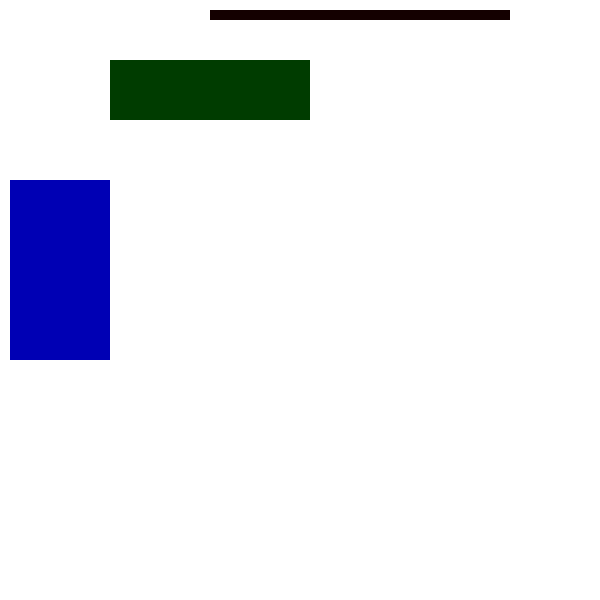
Frame 1 (no input)
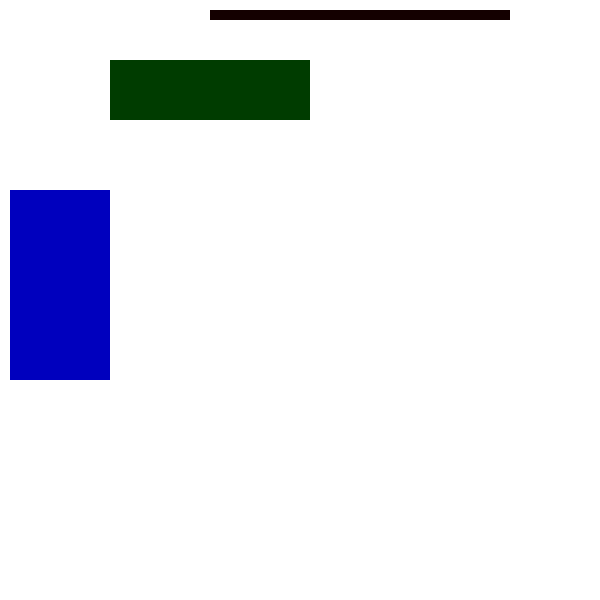
Frame 60 (the mouse pressed at the canvas centre just before this capture)
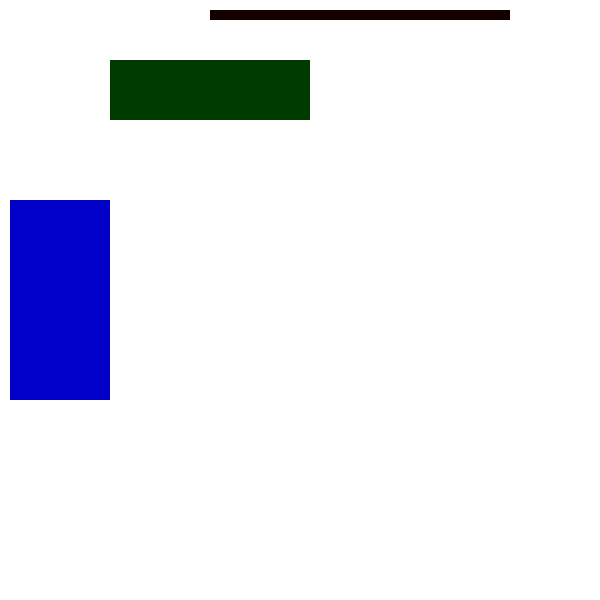
Frame 120 (the mouse held since frame 60 and released just before this capture)

The Processing sketch that drew these frames (run headless with seeded random() and noise(); from frame 60 on, the mouse is pressed at the canvas centre):

// Processing sketch: processing_677
// ── processing_677.pde

int equis = 10;
void setup() {
  size (600, 600); 
  smooth();
}

void draw() {
  background (255); 
  segundos ();
  minutos (); 
  horas (); 
}

void segundos (){
  int sec = second();  // Values from 0 - 59
  noStroke();
  fill (0,0, sec*equis);
  rect  (10, sec*equis,100, sec*equis );
}

void minutos (){
  int minu = minute();  // Values from 0 - 59
  fill (0,minu*equis, 0);
  rect  (110, minu*equis, 200, minu*equis  );
}

void horas (){
  int ho = hour();    // Values from 0 - 23
  fill (ho*equis,0, 0);
  rect  (210, ho*5, 300, ho*5 );
}
